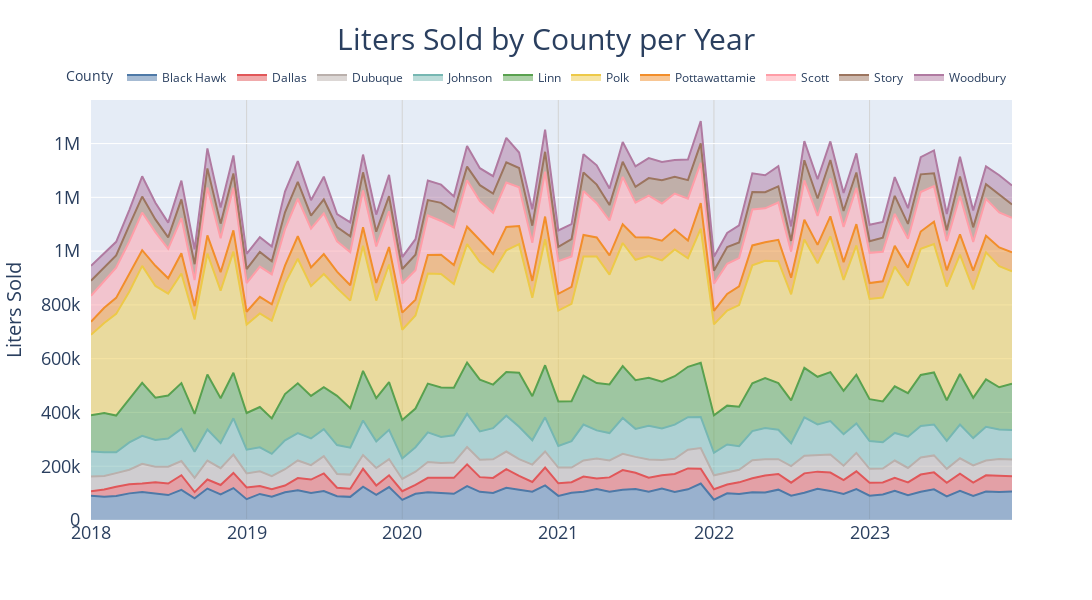

The code cell stored with this chart in its notebook:
### Code cell
# Create the stacked area chart
fig = px.area(
    pivot_table_month_df_long,
    x='month_year', 
    y='Liters Sold',
    color='County',
    color_discrete_map=county_colors,  # Custom colors
    title='Liters Sold by County',
    labels={'index': 'Month Year'}
    
)

# Update layout
fig.update_layout(

        xaxis=dict(
        title=None,
        tickfont=dict(size=18),
        showgrid = True,
        gridcolor = 'LightGrey'

    ), 
    yaxis=dict(
        title="Liters Sold",
        title_font = dict(size = 20),
        tickfont=dict(size=18),
        ticksuffix = '  ',
        tickformat=".0s"
    ),

    legend=dict(
        orientation="h",
        yanchor="bottom",
        y=1.02,
        xanchor="right",
        x=1
    ),
        title=dict(
        text = "Liters Sold by County per Year",  
        font = dict(size = 30),
        x = .5,
        xanchor = 'center'),
     width = 1100, height = 600  
)
# Display the plot
fig.show()
